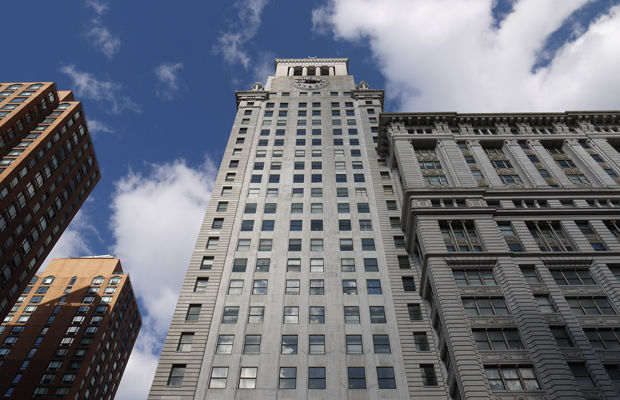
%> input picture (AAA) Project folder/Current/to be done/f34235.jpg, 620 x 400 px; its folder holds 5 pictures in this run
$ octave Untitled2.m   (GNU Octave 9; MATLAB toolbox functions it lacks are replaced by stand-ins)
%> lines starting %> are read from the running program, lines starting %| are printed output that depends on the picture
### (AAA) Project folder/Current/SfAR-Release/lib/getLines.m
function lines = getLines(grayIm, minLen)

% Compute Gradient
[dX, dY] = gradient(conv2(double(grayIm), fspecial('gaussian', 7, 1.5), 'same'));

% Compute edge
im_canny = edge(grayIm, 'canny');

% Set in_canny[1,2,end-1,end][:] to 0;
im_canny([1 2 end-1 end], :) = 0;

% Set in_canny[:][1,2,end-1,end] to 0;
im_canny(:, [1 2 end-1 end]) = 0;

% find the row of im_canny, i.e. height
height = size(im_canny, 1);

% find index (from top-left down to buttom-right) whose value is greater
% than 0
ind = find(im_canny > 0);

% number of direcion(four neibour and four diagonal)
num_dir = 8;

% Ontain dX and dY index
dX_ind = dX(ind);
dY_ind = dY(ind);

a_ind = atan(dY_ind ./ (dX_ind + 1E-10)); % Add 1E-10 to avoid #INF when atan = 1
a_ind = ceil(mod(a_ind/pi*num_dir-0.5, num_dir));

for i = 1:num_dir
    direction(i).ind = ind(find(a_ind==i));
end

% Declare a large array for storing "line" information
lines = zeros(2000, 9);

used = zeros(size(im_canny));

line_count = 0;
for k = 1:num_dir

    num_ind = 0;
    for m = (k-1):k+1
        num_ind = num_ind + sum(~used(direction(mod(m-1, num_dir)+1).ind));
    end

    ind = zeros(num_ind, 1);
    dir_im = zeros(size(im_canny));

    count = 0;
    for m = (k-1):k+1
        m2 = mod(m-1, num_dir)+1;
        tind = direction(m2).ind(~used(direction(m2).ind));
        tmpcount = length(tind);
        ind(count+1:count+tmpcount) = tind;
        count = count + tmpcount;
    end
    dir_im(ind) = 1;
    [tmpL, num_edges] = bwlabel(dir_im, 8);
    edge_size = zeros(num_edges, 1);
    edges = repmat(struct('ind', zeros(200, 1)), num_edges, 1);
    for i = 1:length(ind)
        id = tmpL(ind(i));
        edge_size(id) = edge_size(id) + 1;
        edges(id).ind(edge_size(id)) = ind(i);
    end
    for i = 1:num_edges
        edges(i).ind = edges(i).ind(1:edge_size(i));
    end
    for id = 1:num_edges
        if edge_size(id) > minLen
            y = mod(edges(id).ind-1, height)+1;
            x = floor((edges(id).ind-1) / height)+1;
            mean_x = mean(x);
            mean_y = mean(y);
            zmx = (x-mean_x);
            zmy = (y-mean_y);
            D = [sum(zmx.^2) sum(zmx.*zmy); sum(zmx.*zmy) sum(zmy.^2)];
            [v, lambda] = eig(D);
            theta = atan2(v(2, 2) , v(1, 2));
            if lambda(1,1)>0
                conf = lambda(2,2)/lambda(1,1);
            else
                conf = 100000;
            end
            if conf >= 400
                line_count = line_count+1;
                used(edges(id).ind) = 1;
                l = sqrt((max(x)-min(x))^2 + (max(y)-min(y))^2);
                x1 = mean_x - cos(theta)*l/2;
                x2 = mean_x + cos(theta)*l/2;
                y1 = mean_y - sin(theta)*l/2;
                y2 = mean_y + sin(theta)*l/2;
                theta = theta - pi / 2;
                r = mean_x*cos(theta)+mean_y*sin(theta);
                lines(line_count, 1:9) = [x1 x2 y1 y2 theta r l mean_x mean_y];
            end
        end
    end
end
% Return our result
lines = lines(1:line_count, :);

### VanishingPoint_working/detectTOVP.m
function [line, vanishing, point, foc] = detectTOVP(f)
line = getLines(f,40);
point = zeros((size(line,1) - 1)*size(line,1)/2,2);
count = 0;
for i = 1:size(line,1)
    for j = i + 1:size(line,1)
        theta1 = line(i,5);
        theta2 = line(j,5);
        rho1 = line(i,6);
        rho2 = line(j,6);
        x = (rho1 * cos(theta2) - rho2 * cos(theta1)) / ...
            sin(theta1 - theta2);
        y = (rho1 * sin(theta2) - rho2 * sin(theta1)) / ...
            sin(theta2 - theta1);
        count = count + 1;
        point(count,1) = y;
        point(count,2) = x;
    end
end
point = point(1:count,:);
point(:,1) = point(:,1) - size(f,2) / 2;
point(:,2) = point(:,2) - size(f,1) / 2;

radius = sqrt(point(:,1).*point(:,1) + point(:,2).*point(:,2));
point = point(find(radius > norm(size(f))/2),:);
theta = atan2(point(:,2),point(:,1));
T = -pi:0.01:pi;

theta_bin = histc(theta,T);
% figure,bar(theta_bin)
% tb = theta_bin;

nhood =  60;
dec = 1;
[~, ix1] = max(theta_bin);
theta_bin(max(ix1-nhood,1):min(ix1+nhood,length(T))) = 0;
if ix1 + nhood > length(T)
    theta_bin(1:mod(ix1 + nhood,length(T))) = 0;
elseif ix1 - nhood < 1
    theta_bin(mod(ix1 - nhood - 1,length(T)):length(T)) = 0;
end

temp = ix1;
ix1 = mod(ix1 + round(length(T)/2),length(T));
theta_bin(max(ix1-nhood,1):min(ix1+nhood,length(T))) = dec*theta_bin(max(ix1-nhood,1):min(ix1+nhood,length(T)));
if ix1 + nhood > length(T)
    theta_bin(1:mod(ix1 + nhood,length(T))) = dec*theta_bin(1:mod(ix1 + nhood,length(T)));
elseif ix1 - nhood < 1
    theta_bin(mod(ix1 - nhood - 1,length(T)):length(T)) = dec*theta_bin(mod(ix1 - nhood - 1,length(T)):length(T));
end
ix1 = temp;


[~, ix2] = max(theta_bin);
theta_bin(max(ix2-nhood,1):min(ix2+nhood,length(T))) = 0;
if ix2 + nhood > length(T)
    theta_bin(1:mod(ix2 + nhood,length(T))) = 0;
elseif ix2 - nhood < 1
    theta_bin(mod(ix2 - nhood - 1,length(T)):length(T)) = 0;
end

temp = ix2;
ix2 = mod(ix2 + round(length(T)/2),length(T));
theta_bin(max(ix2-nhood,1):min(ix2+nhood,length(T))) = dec*theta_bin(max(ix2-nhood,1):min(ix2+nhood,length(T)));
if ix2 + nhood > length(T)
    theta_bin(1:mod(ix2 + nhood,length(T))) = dec*theta_bin(1:mod(ix2 + nhood,length(T)));
elseif ix2 - nhood < 1
    theta_bin(mod(ix2 - nhood - 1,length(T)):length(T)) = dec*theta_bin(mod(ix2 - nhood - 1,length(T)):length(T));
end
ix2 = temp;


[~, ix3] = max(theta_bin);
theta_bin(max(ix3-nhood,1):min(ix3+nhood,length(T))) = 0;
if ix3 + nhood > length(T)
    theta_bin(1:mod(ix3 + nhood,length(T))) = 0;
elseif ix3 - nhood < 1
    theta_bin(mod(ix3 - nhood - 1,length(T)):length(T)) = 0;
end

temp = ix3;
ix3 = mod(ix3 + round(length(T)/2),length(T));
theta_bin(max(ix3-nhood,1):min(ix3+nhood,length(T))) = dec*theta_bin(max(ix3-nhood,1):min(ix3+nhood,length(T)));
if ix3 + nhood > length(T)
    theta_bin(1:mod(ix3 + nhood,length(T))) = dec*theta_bin(1:mod(ix3 + nhood,length(T)));
elseif ix3 - nhood < 1
    theta_bin(mod(ix3 - nhood - 1,length(T)):length(T)) = dec*theta_bin(mod(ix3 - nhood - 1,length(T)):length(T));
end
ix3 = temp;


% plot(ix1,1,'s');plot(ix2,1,'s');plot(ix3,1,'s');
c1 = cos(T(ix1));
c2 = cos(T(ix2));
c3 = cos(T(ix3));
s1 = sin(T(ix1));
s2 = sin(T(ix2));
s3 = sin(T(ix3));


n1 = [c1;s1];
n2 = [c2;s2];
n3 = [c3;s3];
proj = repmat(point*n1,1,2).*repmat(n1',size(point,1),1);
temp = point - proj;
dist = sqrt(temp(:,1).*temp(:,1) + temp(:,2).*temp(:,2));
len = sqrt(point(:,1).*point(:,1) + point(:,2).*point(:,2));
ratio = dist./ len;
threshold = 0.26;
proj = proj(find(ratio < threshold),:);
proj = proj(find(proj(:,1)*n1(1) > 0),:);
proj1 = proj;

proj = repmat(point*n2,1,2).*repmat(n2',size(point,1),1);
temp = point - proj;
dist = sqrt(temp(:,1).*temp(:,1) + temp(:,2).*temp(:,2));
len = sqrt(point(:,1).*point(:,1) + point(:,2).*point(:,2));
ratio = dist./ len;
threshold = 0.26;
proj = proj(find(ratio < threshold),:);
proj = proj(find(proj(:,1)*n2(1) > 0),:);
temp = proj*n2;
proj2 = proj;

proj = repmat(point*n3,1,2).*repmat(n3',size(point,1),1);
temp = point - proj;
dist = sqrt(temp(:,1).*temp(:,1) + temp(:,2).*temp(:,2));
len = sqrt(point(:,1).*point(:,1) + point(:,2).*point(:,2));
ratio = dist./ len;
threshold = 0.26;
proj = proj(find(ratio < threshold),:);
proj = proj(find(proj(:,1)*n3(1) > 0),:);
temp = proj*n3;
proj3 = proj;

dist1 = sqrt(proj1(:,1).*proj1(:,1) + proj1(:,2).*proj1(:,2));
dist2 = sqrt(proj2(:,1).*proj2(:,1) + proj2(:,2).*proj2(:,2));
dist3 = sqrt(proj3(:,1).*proj3(:,1) + proj3(:,2).*proj3(:,2));

d1 = sqrt(abs((-c2*c3-s2*s3)/(-c1*c2-s1*s2)/(-c1*c3-s1*s3)));
d2 = sqrt(abs((-c1*c3-s1*s3)/(-c2*c1-s2*s1)/(-c2*c3-s2*s3)));
d3 = sqrt(abs((-c1*c2-s1*s2)/(-c1*c3-s1*s3)/(-c2*c3-s2*s3)));

foc1 = dist1 ./ d1;
foc2 = dist2 ./ d2;
foc3 = dist3 ./ d3;
F = 0.7*norm(size(f)):1:4*norm(size(f));
foc_bin1 = histc(foc1,F);
foc_bin2 = histc(foc2,F);
foc_bin3 = histc(foc3,F);
w1 = 1;w2 = 1;w3 = 1;
foc_bin = w1.*foc_bin1 + w2.*foc_bin2 + w3.*foc_bin3;
fb1 = foc_bin;
foc_bin = imfilter(foc_bin,ones(30,1)/30);
[~,foc_ix] = max(foc_bin);
foc = F(foc_ix);

vanishing = [foc*d1*n1';
    foc*d2*n2';
    foc*d3*n3'];
end

### (AAA) Project folder/Current/to be done/vp_lineCluster.m
function [img_ls,img_ls_label] = vp_lineCluster(img_gray)
%% Vanishing Point Detection
[img_ls, img_vp] = detectTOVP(img_gray);
% Re-arrange the VP order {TOP,RHS,LSH}
% 1st elememt for TOP
[~, swapIdx] = min(img_vp(:,2));
img_vp([1, swapIdx],:) = img_vp([swapIdx, 1],:);
% 2nd element for RHS AND % 3rd element for LHS
if (img_vp(2,1) > img_vp(3,1))
    img_vp([2, 3],:) = img_vp([3, 2],:);
end
%% Midpoint of line segments
img_lsMidPts = zeros(size(img_ls,1),2);
for i=1:size(img_ls,1)
    img_lsMidPts(i,1) = (img_ls(i,1) + img_ls(i,2)) / 2;
    img_lsMidPts(i,2) = (img_ls(i,3) + img_ls(i,4)) / 2;
end
%% Experiment code
% End point and midpoint
img_ls_sorted = [img_ls(:,[2,4]),img_lsMidPts];
img_ls_label = zeros(size(img_ls,1),1);
diatance_vp = Inf(size(img_ls,1),3);
for i=1:size(img_ls_sorted,1)
    for j=1:3
        A = (img_lsMidPts(i,2) - (img_vp(j,2) + size(img_gray,1)/2))/(img_lsMidPts(i,1) - (img_vp(j,1)+size(img_gray,2)/2));
        B = -1;
        C = ((img_vp(j,2) + size(img_gray,1)/2) - A * (img_vp(j,1) + size(img_gray,2)/2));
        diatance_vp(i,j) = (A*img_ls(i,2) + B*img_ls(i,4) + C)/(sqrt(A*A + B*B));
    end
    [~,B] = min(abs(diatance_vp(i,:)));
    img_ls_label(i) = B;
end
end

### (AAA) Project folder/Current/to be done/rectifyInplaneR.m
function [H,x,fval] = rectifyInplaneR(L,K,x0)

% L is the 3XN matrix of lines in P2
% K is the intrinsic camera matrix
% A is the symmetric line adjacency matrix, A(i,j)=1 if planes i,j are
%   [probably] adjacent, 0 otherwise.
% H 3X3 is the rectifying homography constructed out of a given K and
% unknown plane orientation (2 dof)

if nargin<3
    x0 = [0,0]; % rotation parameter about z-axis
end

options=optimset( 'Display', 'on', 'MaxIter', 100, 'TolFun', 10^-20, 'TolX', 10^-10, 'MaxFunEvals',10^20, 'LargeScale', 'off');

[x, fval] = fminunc(@simcost_HR,x0,options,L,K);
ax=x(1); ay=x(2);
R=makehgtform('xrotate',ax,'yrotate',ay); R=R(1:3,1:3);
H=inv(K*R'*inv(K));

### (AAA) Project folder/Current/to be done/Untitled2.m
close all;
addpath(genpath('.'));
img = imread('f34235.jpg');
%> img is the input picture: size 400x620x3 uint8; mean R, G, B 109.8, 112.9, 122
center = [size(img,2)/2; size(img,1)/2];
img_gray = rgb2gray(img);
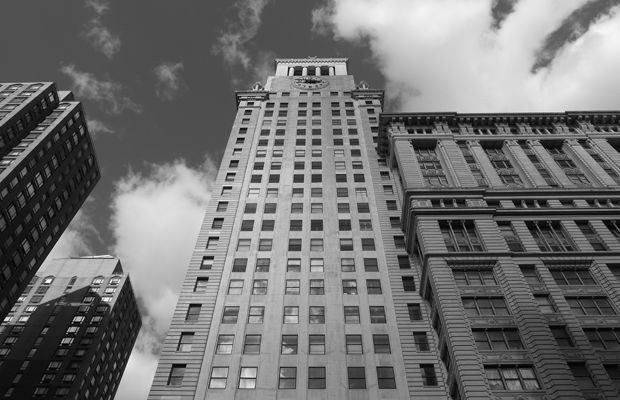
%> img_gray: size 400x620 uint8; min 0, max 254, mean 113
color = {'Red', 'Cyan', 'Yellow'};
K = [4.771474878444084e+02,0,0;0,4.771474878444084e+02,0;0,0,1];
%% Perform line segment detection and clustering based on Vanishing point
[ls,ls_label] = vp_lineCluster(img_gray);
%> in getLines, `[dX, dY] = gradient(conv2(double(grayIm), fspecial('gaussian', 7, 1.5)..`:
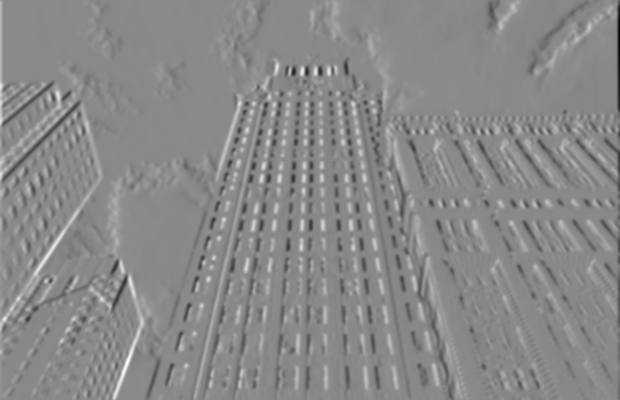
%> dX: size 400x620 double; min -52.52, max 45.22, mean 0; drawn with min black and max white
%> in getLines, `[dX, dY] = gradient(conv2(double(grayIm), fspecial('gaussian', 7, 1.5)..`:
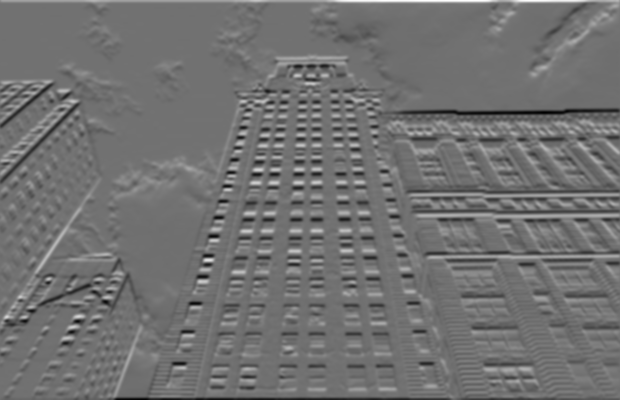
%> dY: size 400x620 double; min -40.74, max 50.7, mean 0; drawn with min black and max white
%> in getLines, `im_canny = edge(grayIm, 'canny');`:
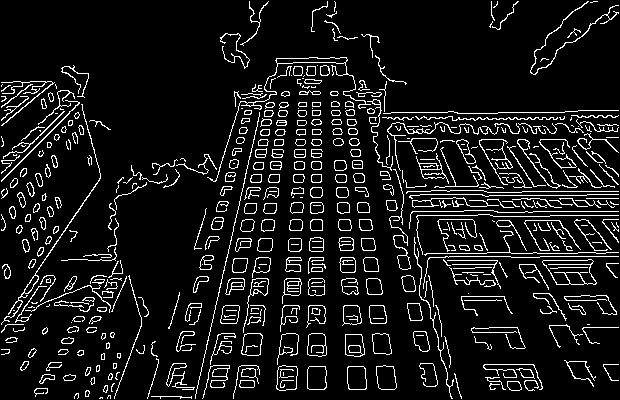
%> im_canny: size 400x620 logical; 9.2% white in thin lines or dots
%> in getLines, `im_canny(:, [1 2 end-1 end]) = 0;`:
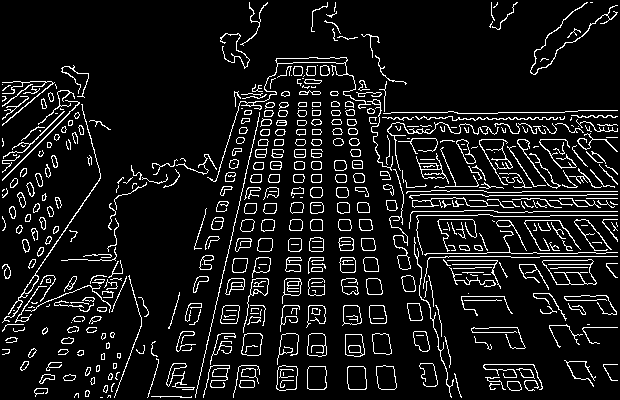
%> im_canny: size 400x620 logical; 9.2% white in thin lines or dots
%> in getLines, `ind = find(im_canny > 0);`: ind = 22824 values from 883 to 247181
%> after the loop in getLines, `for i = 1:num_dir`: direction = 8 items
%> the loop in getLines, `for k = 1:num_dir` made 8 passes
%> num_edges on passes 1 to 8: 1116, 1222, 1199, 1120, 1237, 1190, 1083, 1051
%> pass 1, in getLines, `[tmpL, num_edges] = bwlabel(dir_im, 8);`:
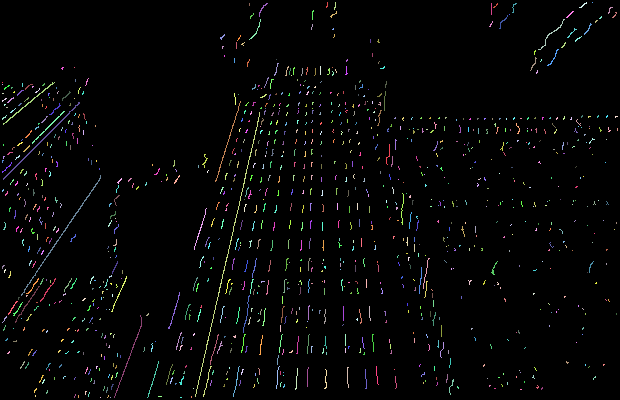
%> tmpL: size 400x620 double; 1117 distinct labels, from 0 to 1116; one colour per label, 0 black
%> pass 2, in getLines, `[tmpL, num_edges] = bwlabel(dir_im, 8);`:
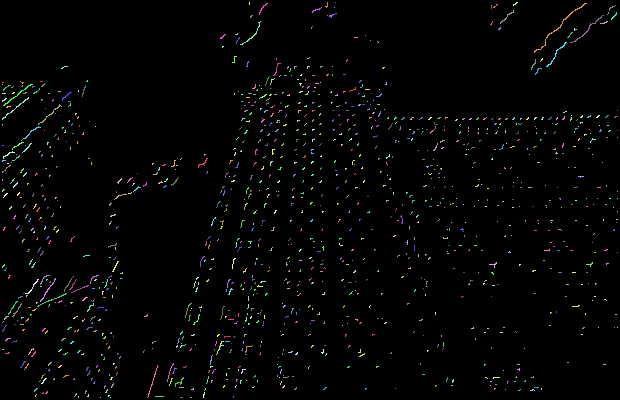
%> tmpL: size 400x620 double; 1223 distinct labels, from 0 to 1222; one colour per label, 0 black
%> (the rest of the program and of its run is left out)
